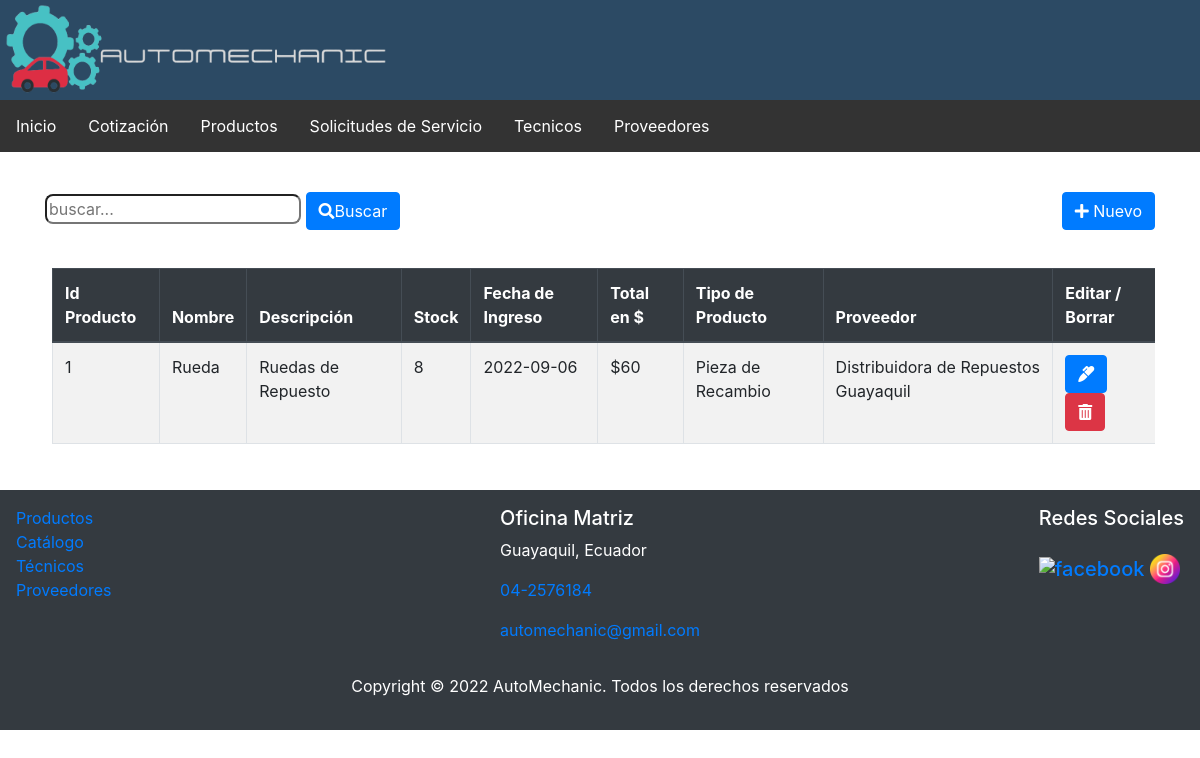
The app's page /index.php?c=Productos&f=index with its own data.
### tables this page shows
CREATE TABLE `producto` (
  `id_producto` int(11) NOT NULL,
  `nombre` varchar(20) NOT NULL,
  `descripcion` varchar(100) NOT NULL,
  `stock_inicial` int(11) NOT NULL,
  `fecha_ingreso` date NOT NULL,
  `total` float NOT NULL,
  `id_tipo` int(11) NOT NULL,
  `id_proveedor` int(11) NOT NULL
);

CREATE TABLE `tipo_producto` (
  `id_tipo` int(11) NOT NULL,
  `tipo_producto` varchar(30) NOT NULL
);

CREATE TABLE `proveedor` (
  `id_proveedor` int(11) NOT NULL,
  `nombre_proveedor` varchar(50) NOT NULL,
  `direccion` varchar(200) NOT NULL,
  `telefono` varchar(10) NOT NULL,
  `fecha_contrato` date NOT NULL,
  `id_medio_pago` int(11) NOT NULL
);

### controller/ProductosController.php (called while the page is built, shortened)
<?php
require_once 'model/dao/ProductosDAO.php';
class ProductosController
{
    private $model;
    public function __construct()
    {
        $this->model = new ProductosDAO();
    }
    public function index()
    {
        $resultados = $this->model->selectAllFiltro("");
        require_once VPRODUCTOS . 'list.php';
    }
}

### controller/FrontController.php (called while the page is built, shortened)
<?php
class FrontController
{
    public function ruteo()
    {
        $funcion = (!empty($_REQUEST['f'])) ? htmlentities($_REQUEST['f']) : FUNCION_PRINCIPAL;
        $cont = new  $controlador();
        $cont->$funcion();
    }
}

### index.php (called while the page is built)
<?php
    require_once 'controller/FrontController.php';
    $front = new FrontController();
    $front->ruteo();

### config/conexion.php (called while the page is built)
<?php
class Conexion
{
    public static function getConexion()
    {
        $dsn = 'mysql:host=localhost;port=3306;dbname=' . DBNAME;
        $conexion = null;
        try {
            $conexion = new PDO($dsn, DBUSER, DBPASSWORD);
            $conexion->setAttribute(PDO::ATTR_ERRMODE, PDO::ERRMODE_EXCEPTION);
        } catch (Exception $e) {
            echo $e;
            die("error " . $e->getMessage());
        }
        return $conexion;
    }
}

### model/dao/ProductosDAO.php (called while the page is built, shortened)
<?php
require_once 'config/conexion.php';
class ProductosDAO
{
    private $con;
    public function __construct()
    {
        $this->con = Conexion::getConexion();
    }
    public function selectAllFiltro($parametro)
    {
        $sql = "SELECT * FROM producto p, tipo_producto t, proveedor pr
        WHERE p.id_tipo = t.id_tipo AND
        p.id_proveedor = pr.id_proveedor and
        (p.nombre like :b1 or t.tipo_producto like :b2 or pr.nombre_proveedor like :b3)";
        $stmt = $this->con->prepare($sql);
        $conlike = '%' . $parametro . '%';
        $data = array('b1' => $conlike, 'b2' => $conlike, 'b3' => $conlike);
        $stmt->execute($data);
        $resultados = $stmt->fetchAll(PDO::FETCH_ASSOC);
        return $resultados;
    }
}

### view/productos/productos.list.php (the view, shortened to what this page needs)
<div class="container">
    <div class="row">
        <div class="col-sm-6">
            <form action="index.php?c=productos&f=search" method="POST">
                <input type="text" name="b" id="busqueda" placeholder="buscar..." />
                <button type="submit" class="btn btn-primary"><i class="fas fa-search"></i>Buscar</button>
            </form>
        </div>
        <div class="col-sm-6 d-flex flex-column align-items-end">
            <a href="index.php?c=productos&f=view_new">
                <button type="button" class="btn btn-primary">
                    <i class="fas fa-plus"></i>
                    Nuevo</button>
            </a>
        </div>
    </div>
    <div class="table-responsive mt-2">
        <table class="table table-striped table-bordered">
            <thead class="thead-dark">
                <th>Id Producto</th>
                <th>Nombre </th>
                <th>Descripci&oacute;n </th>
                <th>Stock </th>
                <th>Fecha de Ingreso </th>
                <th>Total en $</th>
                <th>Tipo de Producto</th>
                <th>Proveedor</th>
                <th>Editar / Borrar</th>
            </thead>
            <tbody class="tabladatos">
                <?php
                foreach ($resultados as $fila) {
                ?>
                    <tr>
                        <td><?php echo $fila['id_producto']; ?></td>
                        <td><?php echo $fila['nombre']; ?></td>
                        <td><?php echo $fila['descripcion']; ?></td>
                        <td><?php echo $fila['stock_inicial']; ?></td>
                        <td><?php echo $fila['fecha_ingreso']; ?></td>
                        <td><?php echo '$' . $fila['total']; ?></td>
                        <td><?php echo $fila['tipo_producto']; ?></td>
                        <td><?php echo $fila['nombre_proveedor']; ?></td>
                        <td>
                            <a class="btn btn-primary" href="index.php?c=productos&f=view_edit&id=<?php echo  $fila['id_producto']; ?>">
                                <i class="fas fa-marker"></i></a>
                            <a class="btn btn-danger" onclick="if(!confirm('Esta seguro de eliminar el producto?'))return false;" href="index.php?c=productos&f=delete&id=<?php echo  $fila['id_producto']; ?>">
                                <i class="fas fa-trash-alt"></i></a>
                        </td>
                    </tr>
                <?php  } ?>
            </tbody>
        </table>
    </div>
</div>

### assets/css/estilos.css (style rules this page uses)
input[type=text] { border-radius: 8px; }
table { margin-top:30px; }
table, td, th { padding: 7px; margin-left:7px; border: #7E7E83 1px solid; border-collapse: collapse; }
tbody { background-color:white; }

### records on screen
producto: id_producto "1", nombre "Rueda", descripcion "Ruedas de Repuesto", stock_inicial "8", fecha_ingreso "2022-09-06", total "60", id_tipo.tipo_producto "Pieza de Recambio", id_proveedor.nombre_proveedor "Distribuidora de Repuestos Guayaquil"
